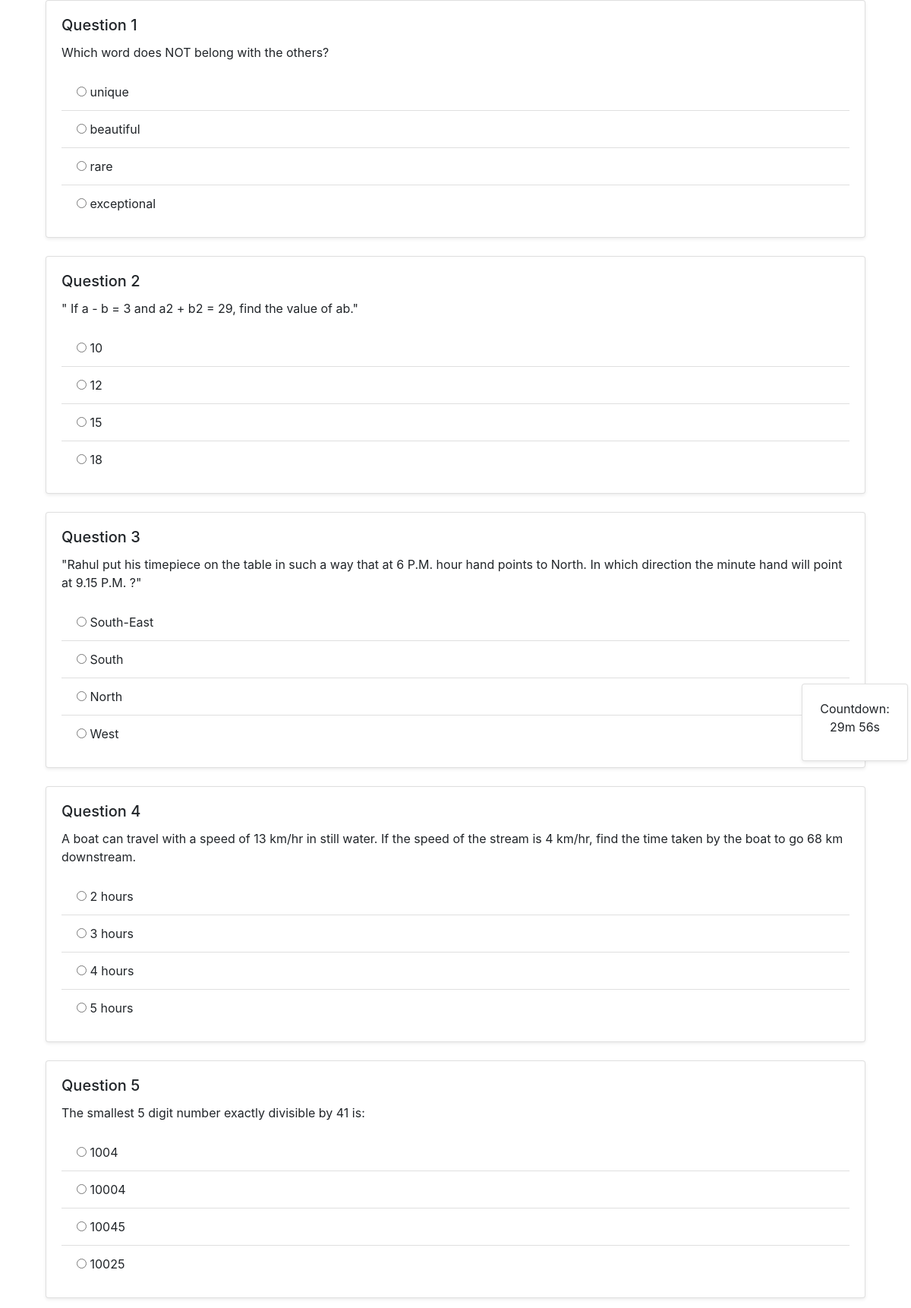
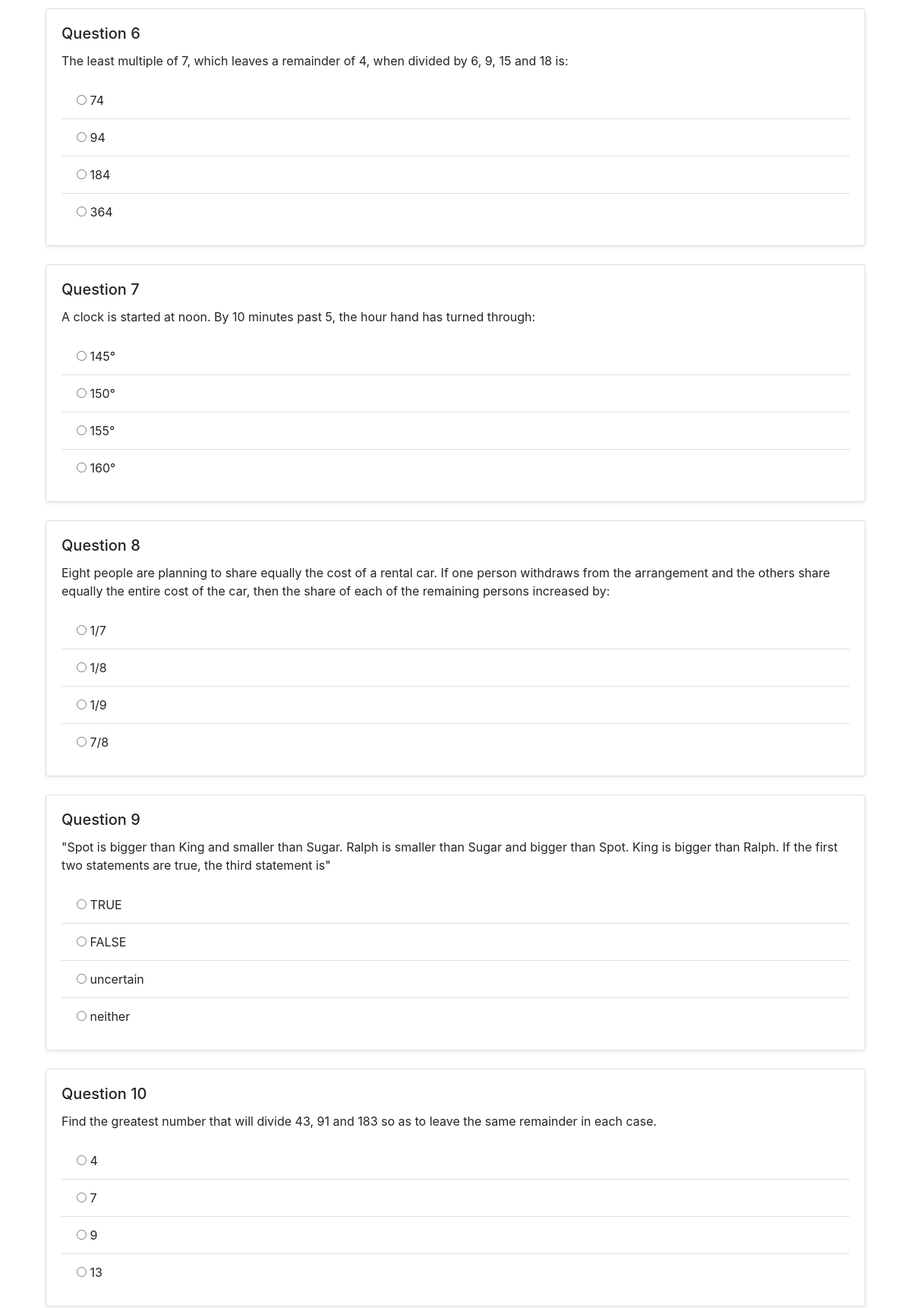
The app's page /User/Test/ (signed in, upper part) with its own data (2 pictures, top to bottom).
### Master/models.py (models this page shows)
class tbl_question(models.Model):
    question_id = models.AutoField(primary_key=True)
    question_content=models.CharField(max_length=500)
    question_score=models.IntegerField()
    option_1=models.CharField(max_length=500)
    option_2=models.CharField(max_length=500)
    option_3=models.CharField(max_length=500)
    option_4=models.CharField(max_length=500)
    answer=models.CharField(max_length=500)
    category_id=models.ForeignKey(tbl_category,on_delete=models.CASCADE)
    answer_key=models.CharField(max_length=500,null=True)

### User/views.py (the view)
# urls.py: path('Test/', views.Test,name='Test'),
def Test(request):
    if 'uid' not in request.session:
        return redirect('login')
    user_id = request.session['uid']
    user = tbl_user.objects.get(user_id=user_id)
    all_questions = tbl_question.objects.all()
    if all_questions.count() > 30:
        random_questions = sample(list(all_questions), 30)
    else:
        random_questions = all_questions
    if request.method == "POST":
        test = tbl_test.objects.get(user_id=user, test_status='0')
        test.test_end_time = timezone.now()
        test.test_status = '1'
        tid=test.test_id
        total_score = 0
        for question in random_questions:
            answer_key = f'answer_{question.question_id}'
            user_answer = request.POST.get(answer_key)
            if user_answer == question.answer:
                total_score += question.question_score
            test_question = tbl_test_question.objects.create(
                test_id=test,
                test_question_answer=user_answer,
                test_question_score=question.question_score if user_answer == question.answer else 0,
                question_id=question  # Insert question_id into tbl_test_question
            )
            test_question.save()
        test.test_score = total_score
        test.save()
        return redirect("user:TestQuestions",tid)
    else:
        data = tbl_test.objects.filter(user_id=request.session['uid'],test_status=0).count()
        if data > 0:
            return render(request, 'User/Questions.html', {'Questions': random_questions})
        else:
            test = tbl_test.objects.create(user_id=user)
            return render(request, 'User/Questions.html', {'Questions': random_questions})

### User/Templates/User/Questions.html (shortened to what this page needs)
<!DOCTYPE html>
<html lang="en">
<head>
  <link href="https://stackpath.bootstrapcdn.com/bootstrap/4.5.2/css/bootstrap.min.css" rel="stylesheet" />
</head>
<body>
  <div class="card shadow-sm timer">
    <div class="card-body">
      <div class="card-title" id="timer"></div>
    </div>
  </div>
  <div class="container">
    <form method="POST">
      {% csrf_token %} {% for question in Questions %}
      <div class="col-md-12 mb-4">
        <div class="card shadow-sm">
          <div class="card-body">
            <h5 class="card-title">Question {{ forloop.counter }}</h5>
            <p class="card-text">{{ question.question_content }}</p>
            <ul class="list-group list-group-flush">
              <li class="list-group-item">
                <input type="radio" required name="answer_{{ question.question_id }}" value="{{ question.option_1 }}" />
                {{ question.option_1 }}
              </li>
              <li class="list-group-item">
                <input type="radio" name="answer_{{ question.question_id }}" value="{{ question.option_2 }}" />
                {{ question.option_2 }}
              </li>
              <li class="list-group-item">
                <input type="radio" name="answer_{{ question.question_id }}" value="{{ question.option_3 }}" />
                {{ question.option_3 }}
              </li>
              <li class="list-group-item">
                <input type="radio" name="answer_{{ question.question_id }}" value="{{ question.option_4 }}" />
                {{ question.option_4 }}
              </li>
            </ul>
          </div>
        </div>
      </div>
      {% endfor %}
    </form>
  </div>
</body>
</html>

### User/Templates/User/Questions.html (style rules this page uses)
.timer { z-index: 99; width: 140px; text-align: center; position: fixed; top: 10%; left: 88%; }

### records on screen
tbl_question: question_content "Which word does NOT belong with the others?", option_1 "unique", option_2 "beautiful", option_3 "rare", option_4 "exceptional"
tbl_question: question_content "\" If a - b = 3 and a2 + b2 = 29, find the value of ab.\"", option_1 "10", option_2 "12", option_3 "15", option_4 "18"
tbl_question: question_content "\"Rahul put his timepiece on the table in such a way that at 6 P.M. hour hand points to North. In which direction the minute hand will point at 9.15 P.M. ?\"", option_1 "South-East", option_2 "South", option_3 "North", option_4 "West"
tbl_question: question_content "A boat can travel with a speed of 13 km/hr in still water. If the speed of the stream is 4 km/hr, find the time taken by the boat to go 68 km downstream.", option_1 "2 hours", option_2 "3 hours", option_3 "4 hours", option_4 "5 hours"
tbl_question: question_content "The smallest 5 digit number exactly divisible by 41 is:", option_1 "1004", option_2 "10004", option_3 "10045", option_4 "10025"
tbl_question: question_content "The least multiple of 7, which leaves a remainder of 4, when divided by 6, 9, 15 and 18 is:", option_1 "74", option_2 "94", option_3 "184", option_4 "364"
tbl_question: question_content "A clock is started at noon. By 10 minutes past 5, the hour hand has turned through:", option_1 "145°", option_2 "150°", option_3 "155°", option_4 "160°"
tbl_question: question_content "Eight people are planning to share equally the cost of a rental car. If one person withdraws from the arrangement and the others share equally the entire cost of the car, then the share of each of the remaining persons increased by:", option_1 "1/7", option_2 "1/8", option_3 "1/9", option_4 "7/8"
tbl_question: question_content "\"Spot is bigger than King and smaller than Sugar. Ralph is smaller than Sugar and bigger than Spot. King is bigger than Ralph. If the first two statements are true, the third statement is\"", option_1 "TRUE", option_2 "FALSE", option_3 "uncertain", option_4 "neither"
tbl_question: question_content "Find the greatest number that will divide 43, 91 and 183 so as to leave the same remainder in each case.", option_1 "4", option_2 "7", option_3 "9", option_4 "13"
